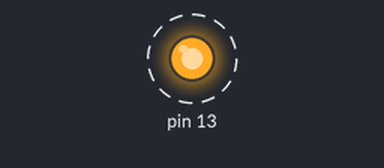
Simulated run of this sketch. Board: Arduino Uno, built with avr-gcc and run on an emulated ATmega328P. Parts: output pins drawn as LEDs (lit = HIGH). Dashed ring = blinking.

Above: at 0.2 s.
Timing chart, 0 to 3.0 s (numbered marks = the images above):
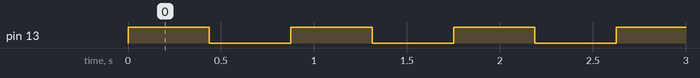

Measured:
- by itself, pin 13: alternates HIGH for 0.44 s and LOW for 0.44 s

The sketch:

REG_LVL_LED_BLINK.ino
```cpp
/*
  AVR-GCC- Arduino compiler

  Arduino compiler ignores non useful loops or statements for code optimization.

*/

void setup() {
  // put your setup code here, to run once:
  DDRB = 32;
}

void loop() {
  // put your main code here, to run repeatedly:
  PORTB = 32;   // LED turn ON

  // Delay()
  for(long int i=0;i<1000000; i++)
  {
    PORTB=32;
  }

  PORTB = 0;    // LED turn OFF

  // Delay()
  for(long int i=0;i<1000000; i++)
  {
    PORTB=0;
  }
}
```
